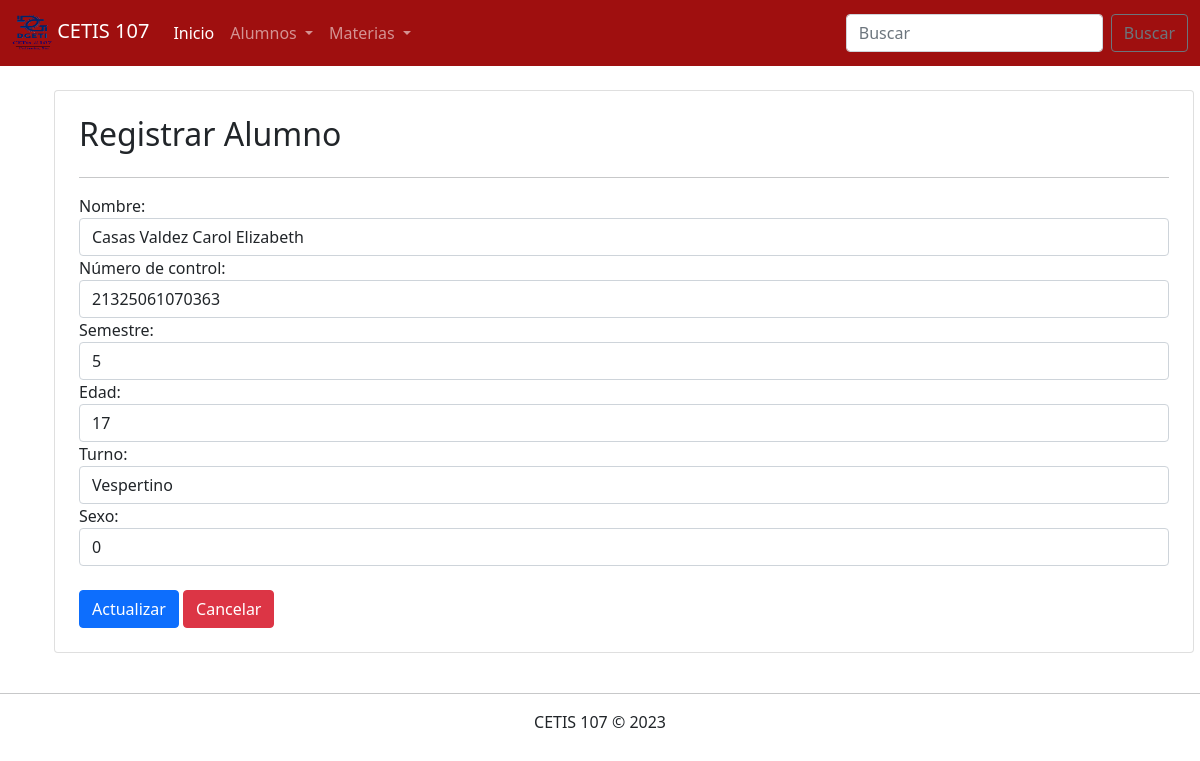
The page /Parcial3/editarAlumno.php?id=1 on the database as committed earlier.
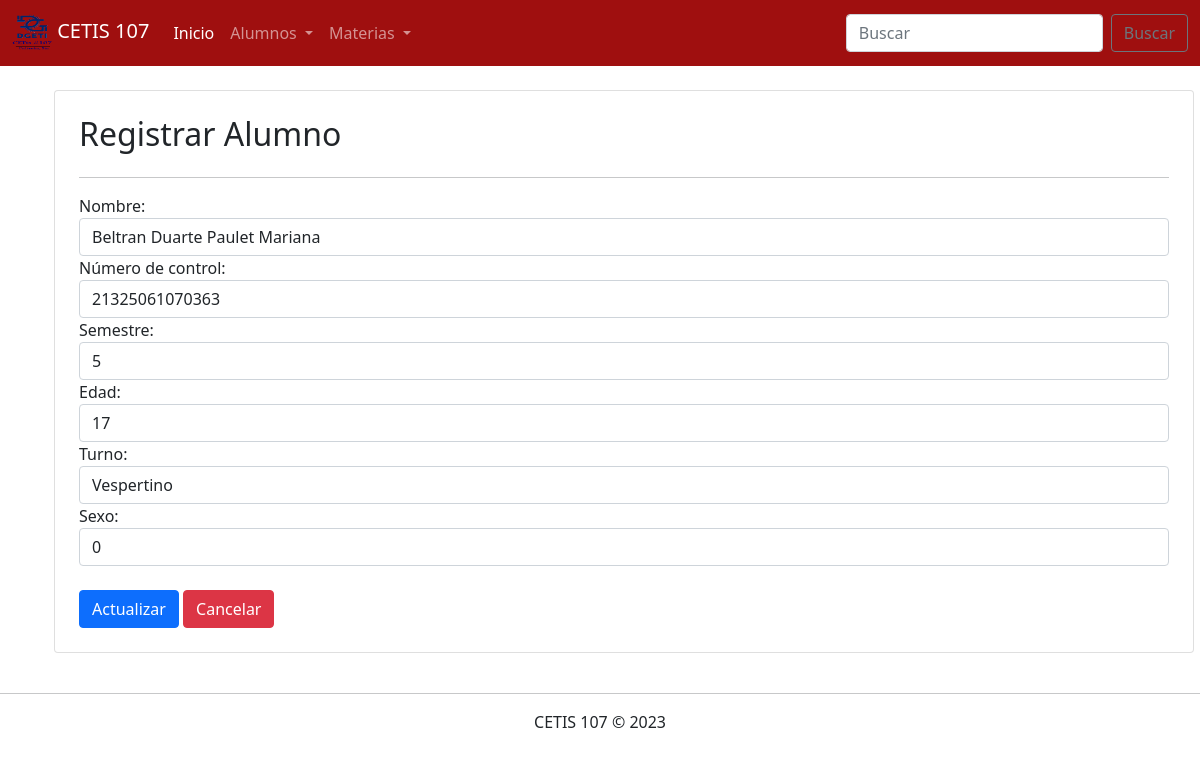
The same page on the database as committed later.
### tables this page shows
CREATE TABLE `alumnos` (
  `id` int(11) NOT NULL,
  `nombre` varchar(100) NOT NULL,
  `numero_control` varchar(30) NOT NULL,
  `semestre` int(11) NOT NULL,
  `edad` int(11) NOT NULL,
  `turno` varchar(10) NOT NULL,
  `sexo` tinyint(4) NOT NULL
);

### Parcial3/editarAlumno.php (the view, shortened to what this page needs)
<!DOCTYPE html>
<html lang="en">
<head>
    <link rel="stylesheet" href="css/bootstrap.css">
</head>
<body>
    <?php
        include 'menu.php';
        include 'conexion.php';
        $id = $_GET["id"];
        $sql = "SELECT * FROM alumnos WHERE id=".$id;
        $datos = $conexion->query($sql);
        $alumno = $datos->fetch_assoc();
    ?>
    <div class="container">
        <div class="row">
            <div class="col-12 card m-4 p-4">
                <h2>Registrar Alumno</h2><hr>
                <form action="ActualizarAlumno.php" method="POST">
                    <div class="form-group">
                        <label for="">Nombre:</label>
                        <input value="<?php echo $alumno["nombre"]; ?>" name="nombre" type="text" class="form-control" placeholder="Teclea el nombre del alumno" required>
                    </div>
                    <div class="form-group">
                        <label for="">Número de control:</label>
                        <input value="<?php echo $alumno["numero_control"]; ?>" name="nc" type="text" class="form-control" placeholder="Teclea el número de control" required>
                    </div>
                    <div class="form-group">
                        <label for="">Semestre:</label>
                        <input value="<?php echo $alumno["semestre"]; ?>" name="semestre" type="number" class="form-control" placeholder="Teclea el semestre" required>
                    </div>
                    <div class="form-group">
                        <label for="">Edad:</label>
                        <input value="<?php echo $alumno["edad"]; ?>" name="edad" type="number" class="form-control" placeholder="Teclea la edad" required>
                    </div>
                    <div class="form-group">
                        <label for="">Turno:</label>
                        <select name="turno" class="form-control" required>
                            <option selected value="<?php echo $alumno["turno"]; ?>"><?php echo $alumno["turno"]; ?></option>
                        </select>
                    </div>
                    <div class="form-group">
                        <label for="">Sexo:</label>
                        <select name="sexo" class="form-control" required>
                            <option selected value="<?php echo $alumno["sexo"]; ?>"><?php echo $alumno["sexo"]; ?></option>
                        </select>
                    </div><br>
                    <div>
                        <input type="submit" value="Actualizar" class="btn btn-primary">
                        <a href="consultarAlumnos.php" class="btn btn-danger">Cancelar</a>
                    </div>
                </form>
            </div>
        </div>
    </div>
    <footer class="text-center">
        <hr>
        CETIS 107 &copy; 2023
    </footer>
</body>
</html>

Rows that differ between the two databases and show on the page:
changed alumnos "Vespertino": nombre "Casas Valdez Carol Elizabeth" → "Beltran Duarte Paulet Mariana"
